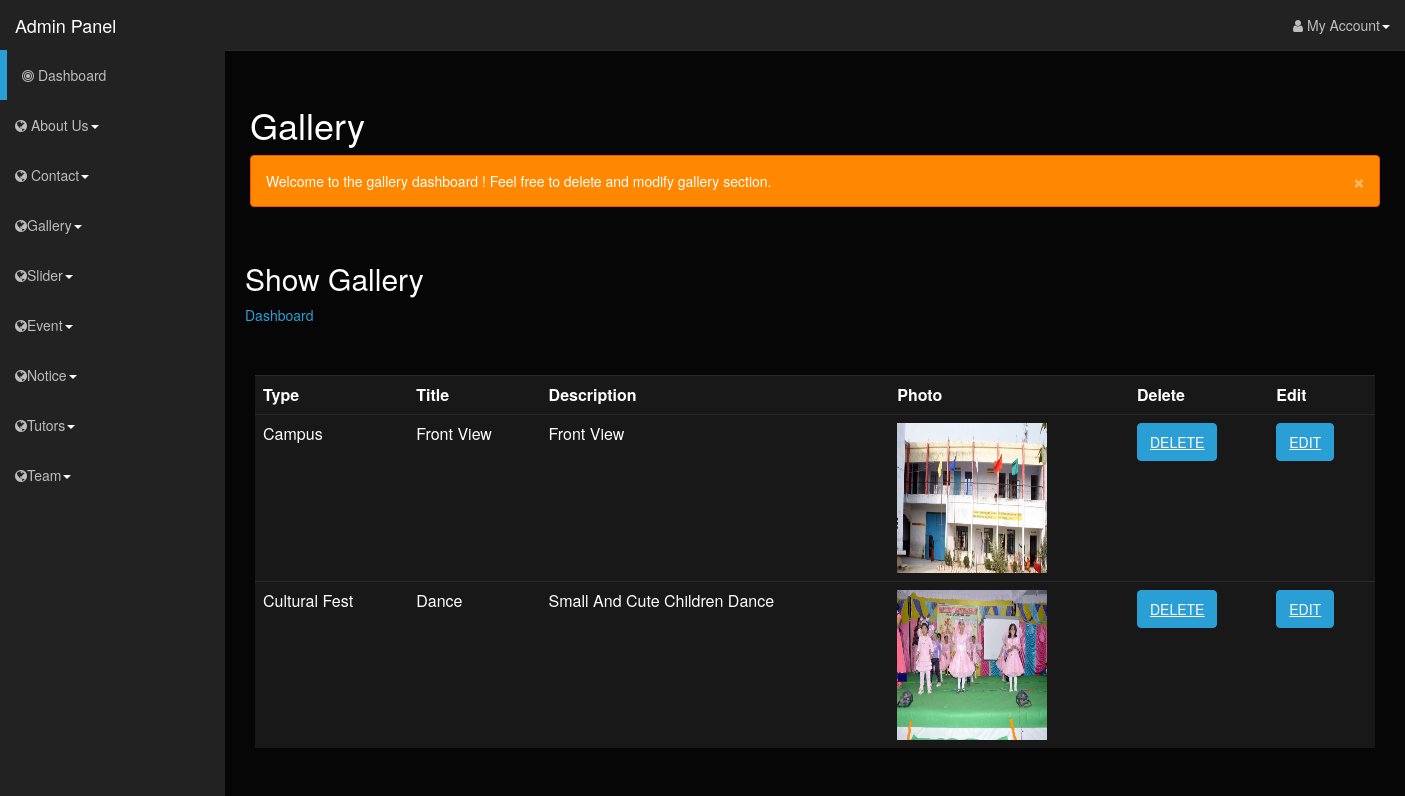
The app's page /admin/showgallery.php with its own data.
### tables this page shows
CREATE TABLE `gallery` (
  `id` int(10) NOT NULL,
  `type` varchar(50) NOT NULL,
  `title` varchar(100) NOT NULL,
  `photo` varchar(255) NOT NULL,
  `description` varchar(255) NOT NULL,
  `status` int(2) NOT NULL
);

### admin/showgallery.php (the view, shortened to what this page needs)
<html lang="en">
<head>
    <link rel="stylesheet" type="text/css" href="bootstrap/css/bootstrap.min.css" />
    <link rel="stylesheet" type="text/css" href="font-awesome/css/font-awesome.min.css" />
    <link rel="stylesheet" type="text/css" href="css/local.css" />
    <link rel="stylesheet" type="text/css" href="http://www.shieldui.com/shared/components/latest/css/light-bootstrap/all.min.css" />
    <link id="gridcss" rel="stylesheet" type="text/css" href="http://www.shieldui.com/shared/components/latest/css/dark-bootstrap/all.min.css" />
</head>
<body>
    <div id="wrapper">
          <?php
		    include("navigation.php");
			?>
		 <div id="page-wrapper">
            <div class="row">
                <div class="col-lg-12">
                    <h1>Gallery</h1>
                    <div class="alert alert-dismissable alert-warning">
                        <button data-dismiss="alert" class="close" type="button">&times;</button>
                        Welcome to the gallery dashboard ! Feel free to delete and modify gallery section.
                        <br />
                    </div>
                </div>
            </div>
         </div>
			<section class="banner-area relative about-banner" id="home">
				<div class="container">
					<div class="row d-flex align-items-center justify-content-center">
						<div class="about-content col-lg-12">
							<h2 class="text-white">
							 Show Gallery
							</h2>
							<p class="text-white link-nav"><a href="index.php">Dashboard </a>
						</div>
					</div>
				</div>
			</section>
			<br><br>
			<section class="info-area pb-40">
				<div class="container-fluid">
				    <div class="col-md-12">
			<form action="" method="POST"><table class="table">
			            <tr>
							<td><b>Type</b></td>
							<td><b>Title</b></td>
							<td><b>Description</b></td>
							<td><b>Photo</b></td>
							<td><b>Delete</b></td>
							<td><b>Edit</b></td>
					   </tr>
			<?php
			  include("connect.php");
			  $result=mysqli_query($con,"select * from gallery where status=1");
			   while( $row=mysqli_fetch_assoc($result))
			   {
			    ?>
			    <tr>
					        <td><?php echo ucwords($row['type']);?></td>
							<td><?php echo ucwords($row['title']);?></td>
							<td><?php echo ucwords($row['description']);?></td>
							<td><a href="" alt="img"><img width="150" height="150" class="gallery_img" src="../img/gallery/<?php echo $row['photo'] ?>" alt="img" /></a></td>
							<td><a href='showgallery.php?data_id=<?php echo $row['id'] ?>' class="btn btn-primary text-uppercase"  onclick=' return deletebyid();'>Delete</a></td>
							<td><a href='editgallery.php?data_id=<?php echo $row['id'] ?>' class="btn btn-primary text-uppercase"  onclick='javascript:return confirm("Sure to edit ?" );'>Edit</a></td>
				</tr>
			    <?php
			   }
			   ?>
			  </table></form>
			  </div></div>
			  </section>
	</body>
</html>

### records on screen
gallery: type "Campus", title "Front View", description "Front View", photo (picture)
gallery: type "Cultural Fest", title "Dance", description "Small And Cute Children Dance", photo (picture)
